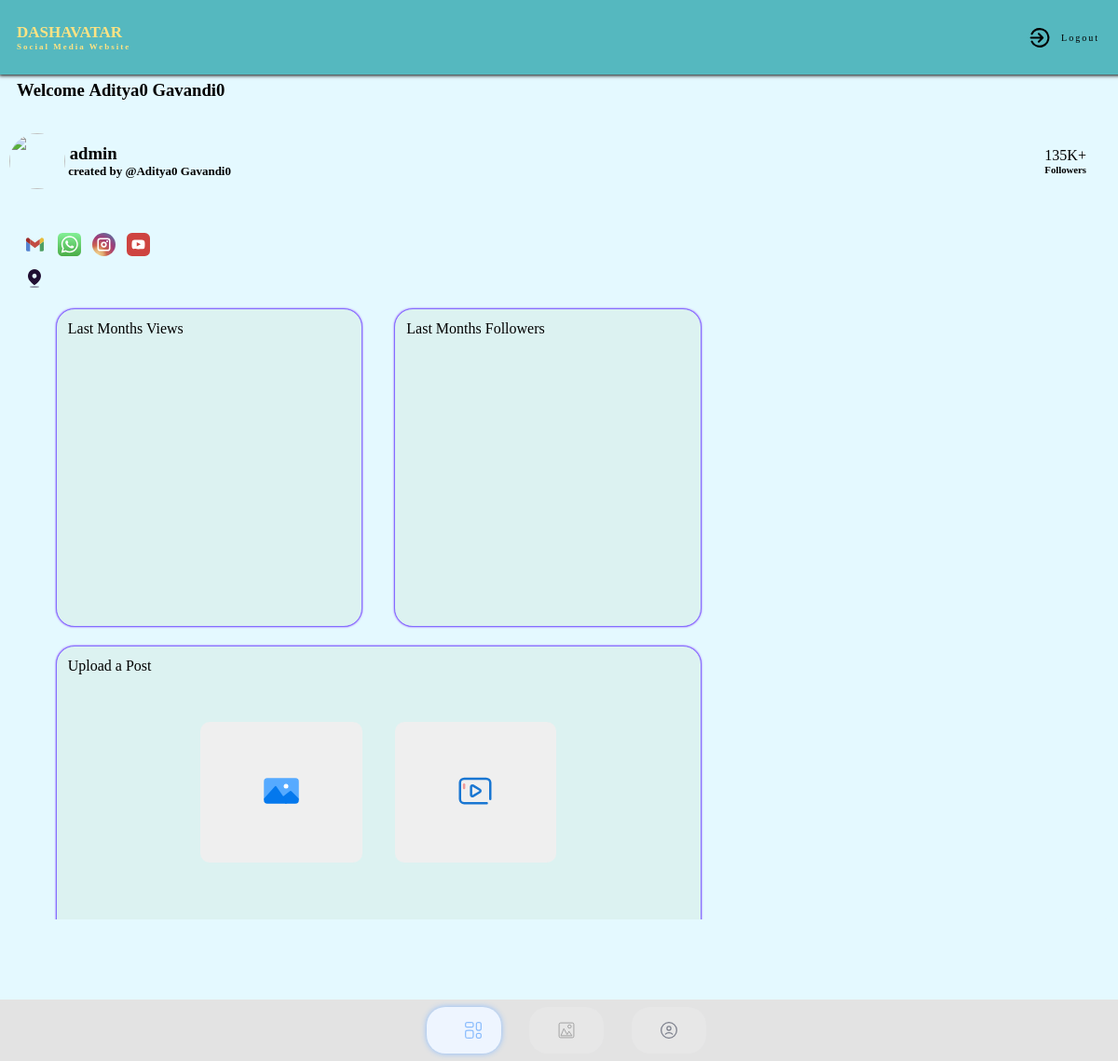
The page /dashboard (signed in) on the database its author committed.
### socialweb/models.py (models this page shows)
class CustomUser(AbstractUser):
    user=((1,"viewer"),(2,'profile'))
    user_type = models.CharField(choices=user,max_length=255,default=1)
    profile_pic=models.FileField(upload_to='profilepic',null=True)

### socialweb/views.py (the view)
# urls.py: path('dashboard',views.dashboard, name='dashboard'),
@login_required(login_url='login')
def dashboard(request):
    user=CustomUser.objects.get(id=request.user.id)
    profile=Profile.objects.filter(user=user)
    context={
        'profile':profile,
    }
    return render(request,'dashboardstatic.html',context)

### templates/dashboardstatic.html (shortened to what this page needs)
{% extends "dashboard.html" %}
{% block static %}
<div class="imgeselected" id="dashboard">
<img src="/static/assets/svg/dashboardselected.svg" alt="" srcset="" />
</div>
{% endblock %}
{% block dashboard %}
<div class="welname"><h3>Welcome&nbsp;{{ user.first_name }}&nbsp;{{ user.last_name }}</h3></div>
<div class="dashboard">
<div class="user-account">
    <span class="uinfo"><img
      src="Gallery/{{ user.profile_pic}}"
      alt=""
      srcset=""
      class="Page-profile"
    />
    <h3 class="Page-name">&nbsp;{{ user.username }}
      <p class="user-name">&nbsp;created by @{{ user.first_name }}&nbsp;{{ user.last_name }}</p>
    </h3>
  </span>
    <span class="followers-count"
      >135K+
      <h6>Followers</h6>
    </span>
  </div>
  <div class="about">
    <div id="links" class="links">
      <a href="mailto:" target="_blank"
        ><div id="Gmail" class="link">
          <img
            src="/static/assets/svg/gmaillogo.svg"
            alt=""
            srcset=""
          /></div
      ></a>
      <a href="tel:+" target="_blank"
        ><div id="whatsapp" class="link">
          <img
            src="/static/assets/svg/whatsapp.svg"
            alt=""
            srcset=""
          /></div
      ></a>
      <a href="http://" target="_blank"
        ><div id="Instagram" class="link">
          <img
            src="/static/assets/svg/instagramlogo.svg"
            alt=""
            srcset=""
          /></div
      ></a>
      <a href="http://" target="_blank"
        ><div id="Youtube" class="link">
          <img
            src="/static/assets/svg/youtubelogo.svg"
            alt=""
            srcset=""
          /></div
      ></a>
    </div>
    <div class="address">
      <img src="/static/assets/svg/locationlogo.svg" alt="" srcset="" />
    </div>
  </div>
  <div class="statics">
      <div class="box1">Last Months Views <br><p class="ucontent"></p></div>
      <div class="box2">Last Months Followers <br><p class="ucontent"></p></div>
      <div class="box4">Upload a Post
        <div class="btnadd">
        <button onclick="openPopupimg()" class="addimage" ><img src="static/assets/svg/uploadimg.svg" alt="" srcset=""></button>
        <button onclick="openPopupvideo()" class="addvideo" ><img src="static/assets/svg/uploadvideo.svg" alt="" srcset=""></button>
      </div>
      </div>
  </div>
</div>
{% endblock %}

### static/css/style.css (style rules this page uses)
* { margin: 0; padding: 0; }
body { background-color: #e4f9ff; height: 100%; }
.navbar img { width: 20px; height: 20px; margin-left: 20px; }
.welname { margin-top: 10px; margin-left: 18px; }
.user-account { height: 150px; display: flex; align-items: center; justify-content: space-between; padding-left: 30px; gap: 20px; }
.uinfo { display: flex; align-items: center; justify-content: center; }
.user-account img { width: 60px; height: 60px; border-radius: 50%; }
.user-account p { font-size: 13px; }
.statics { display: grid; justify-content: center; padding: 20px; grid-gap: 3%; grid-template-columns: 29% 29% 29%; grid-template-rows: 30vh 30vh; }
.statics > .box1, .box2, .box4 { background-color: #dcf2f1; cursor: pointer; padding: 12px; border: 1px solid #836FFF; box-shadow: 0px 0px 2px 0px #7F27FF; border-radius: 20px; transition: all ease-in-out .3s; }
.box4 { grid-column: 1/3; }
.box4 > .btnadd { display: flex; gap: 35px; justify-content: center; align-items: center; height: 80%; }
.btnadd > button > img { width: 40px; height: 40px; }
.btnadd > button { cursor: pointer; height: 60%; width: 26%; border: none; border-radius: 10px; transition: all ease-in-out 0.3s; }
.ucontent { padding: 10px; }
.links { padding-top: 12px; padding-bottom: 12px; display: flex; flex-direction: row; gap: 12px; }
.link { width: 25px; height: 25px; filter: grayscale(30%); transition: all ease-in-out 0.2s; }
.about { padding-left: 25px; }
.address { display: flex; align-items: center; }
@media only screen and (max-width: 1200px) { .navbar div { width: 80px; height: 50px; } }
@media only screen and (max-width: 1200px) { .user-account { display: flex; gap: 20px; justify-content: space-between; padding: 10px; height: 110px; } }

### static/css/utility.css (style rules this page uses)
.imgeselected { display: flex; flex-direction: row; align-items: center; justify-content: center; background-color: #eef5ff; border-radius: 20px; box-shadow: 0px 0px 6px 0px; cursor: pointer; color: #8abcfd; }

### rows shown on the page
CustomUser: first_name "Aditya0", last_name "Gavandi0", username "admin"
